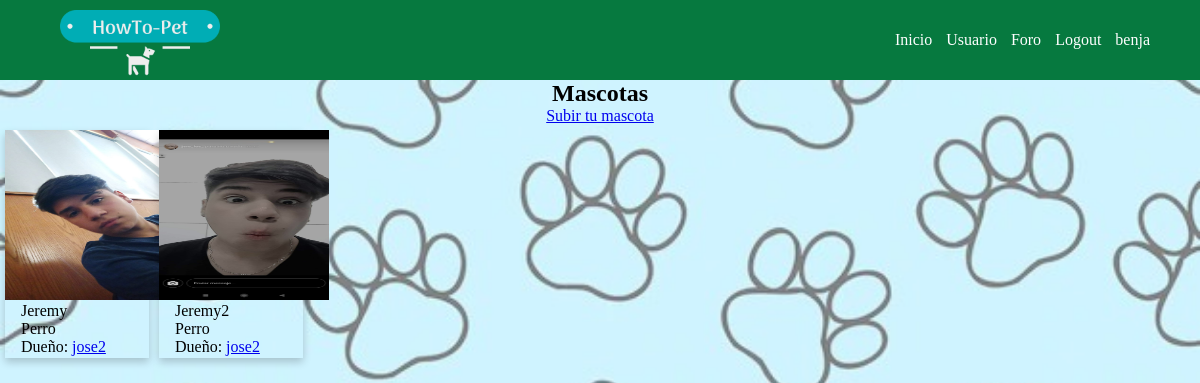
Screenshot of /ver/ (signed in) with the database file from the repository.
### chris/models.py (models this page shows)
class Mascotas(models.Model):
    usuario= models.CharField(max_length=100)
    imagen = models.ImageField(upload_to ='uploads/')
    animal = models.CharField(max_length=10,choices=animales,default='Perro',)
    nombre = models.CharField(max_length=100)
    fecha = models.DateTimeField(auto_now=True)

### chris/views.py (the view)
# urls.py: path('ver/',ver, name="ver"),
def ver(request):
    lista_mascotas= Mascotas.objects.all()
    lista_per= User.objects.all()
    return render(request, 'ver.html', {
        'lista_mascotas': lista_mascotas, 'lista_per':lista_per
    })

### chris/templates/ver.html (shortened to what this page needs)
<html lang="es">
    <head>
        {% load static %}
        <link rel="stylesheet" href="{% static 'app/css/estilos.css' %}" type="text/css">
    </head>
    <body>
        <header id="header">
            <div class="contenedor_logo">
                <img  class="logo"  src="{% static 'app/img/logo_trans.png' %}" alt="logo">
            </div>
            <div>
                <nav id="nav">
                    <ul>
                        <li>
                            <a href="{% url 'home' %}"> Inicio </a></li>
                        <li>
                            <a href="{% url 'galeria' %}">Usuario</a></li>
                        <li>
                            <a href="{% url 'foro' %}">Foro</a></li>
                        {% if user.is_authenticated %}
                        <li>
                            <a href="{% url 'logout' %}">Logout</a>
                        </li>
                        <li>
                            <a href="{% url 'perfil' user.pk %}">{{ user.username }} </a>
                        </li>
                        {% else %}
                        <li>
                            <a href="{% url 'login' %}">Login</a>
                        </li>
                        {% endif %}
                    </ul>
                </nav>
            </div>
        </header>
    </body>
{% block content %}
{% if user.is_authenticated %}
    <center>
        <h2>Mascotas</h2>
        <p>
            <a href="{% url 'galeria' %}" class = "btn btn-primary">Subir tu mascota</a>
        </p>
    </center>
        <table class="table table-striped table-bordered dt-responsive nowrap" cellspacing="10" aria-describedby="mydesc">
        <tbody>
            {% for animales in lista_mascotas %}
            {% for per in lista_per %}
            {% if per.username == animales.usuario %}
            <div class="card" style="display: inline-block;" >
                    <img src= {{animales.imagen.url}} style="width: 170px; height: 170px;" >
                    <div class="container">{{ animales.nombre }}
                    <p>{{ animales.animal }}</p>
                    <p  >Dueño: <a href = "{% url 'perfil' per.pk %}">{{ animales.usuario }}</a></p>
                </div>
            </div>
            {% endif %}
            {% endfor %}
            {% endfor %}
        </tbody>
    </table>
{% else %}
<center><h1 style=" color: red;"> Debes iniciar sesión para acceder a esta pagina. </h1></center>
{% endif %}
{% endblock %}

### chris/static/app/css/estilos.css (style rules this page uses)
* { margin:0; padding:0; }
body { margin: 0; padding: 0; background: url('Trabajo-intro-main/projecto_env/pag/chris/static/app/img/fondo.png'); background-size: cover; background-position: center; font-family: 'Lucida Sans'; }
h1,h2 { font-family: 'Lucida Sans', cursive; }
header { width: 100%; height: 80px; background-color: #06793f; display: flex; justify-content: space-between; }
header > div { width: 50%; }
.contenedor_logo { display: flex; align-items: center; }
.logo { width: 200px; margin-left: 40px; }
nav { display: flex; justify-content: flex-end; align-items: center; height: 100%; }
nav > ul { margin-right: 50px; }
nav > ul > li { display: inline; margin-left: 10px; }
nav a { color:white; text-decoration: none; }

### chris/templates/ver.html (style rules this page uses)
body { background-color: #7fe4e7dd; }
.card { box-shadow: 0 4px 8px 0 rgba(0,0,0,0.2); transition: 0.3s; width: 12%; margin: 5px; }
.container { padding: 2px 16px; }

### rows the page displays
Mascotas: nombre "Jeremy", animal "Perro", usuario "jose2"
Mascotas: nombre "Jeremy2", animal "Perro", usuario "jose2"

### other values shown
{{ user.username }} "benja"
